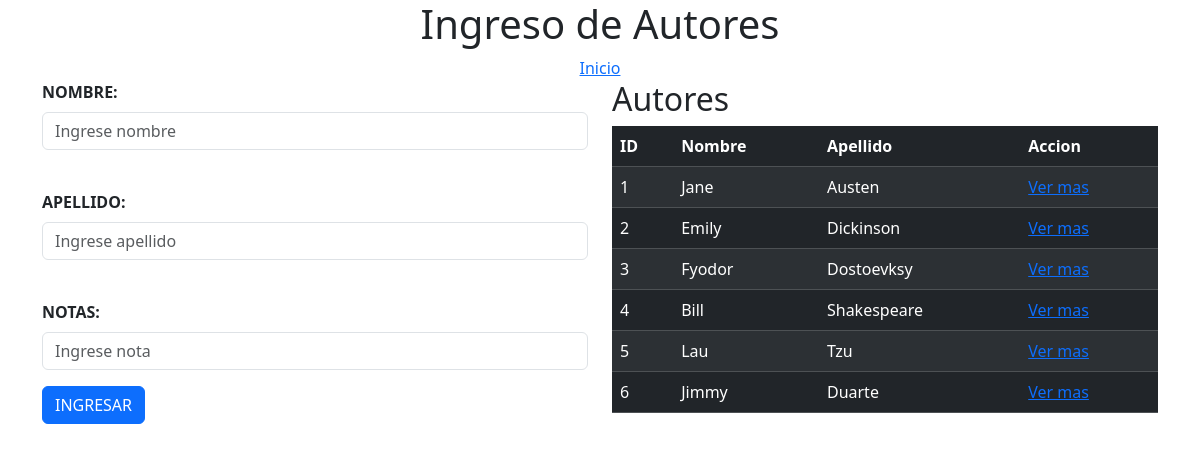
The app's page /autores with its own data.
### books_authors_app/models.py (models this page shows, shortened)
class Author(models.Model):
    first_name = models.CharField(max_length=255)
    last_name = models.CharField(max_length=255)
    notas = models.TextField(max_length=255)
    books = models.ManyToManyField(Book, related_name="authors")
    created_at = models.DateTimeField(auto_now_add=True)
    updated_at = models.DateTimeField(auto_now=True)

### books_authors_app/views.py (the view)
# urls.py: path('autores', views.autor),
def autor(request):
    context = {
        'autor': Author.objects.all(),
    }
    return render(request, 'authors.html', context)

### books_authors_app/templates/authors.html (shortened to what this page needs)
<!DOCTYPE html>
<html lang="en">
<head>
    {% load static %}
    <link rel="stylesheet" href="{% static 'css/main.css' %}">
    {% load bootstrap5 %}
    {% bootstrap_css %}
</head>
<body>
    <h1 class="page-header text-center">Ingreso de Autores</h1>
    <div class="container">
        <div class="row">
        <a class="page-header text-center" href="/">Inicio</a>
            <div class="col">
                <form action= 'ingresar_autor' method="POST">
                    <div class="mb-3">
                        <label for="nombre-id" class ="form-label"><b>NOMBRE:</b></label>
                        <input type="text" class="form-control" placeholder="Ingrese nombre" id="nombre-id" name="first_name">
                    </div>
                    <br>
                    <div class="mb-3">
                        <label for="apellido-id" class ="form-label"><b>APELLIDO:</b></label>
                        <input type="text" class="form-control" placeholder="Ingrese apellido" id="apellido-id" name="last_name">
                    </div>
                    <br>
                    <div class="mb-3">
                        <label for="notas-id" class ="form-label"><b>NOTAS:</b></label>
                        <input type="text" class="form-control" placeholder="Ingrese nota" id="nota-id" name="notas">
                    </div>
                    <button type="submit" class="btn btn-primary">INGRESAR</button>
                </form>
            </div>
            <div class="col">
                <h2>Autores</h2>
                <table class="table table-dark table-striped table-hover table-responsive-sm table-responsive-md table-responsive-lg table-responsive-xl">
                    <thead>
                        <tr>
                            <th>ID</th>
                            <th>Nombre</th>
                            <th>Apellido</th>
                            <th>Accion</th>
                        </tr>
                    </thead>
                    <tbody>
                        {% for todo in autor %}
                        <tr>
                            <td>{{ todo.id }}</td>
                            <td>{{ todo.first_name }}</td>
                            <td>{{ todo.last_name }}</td>
                            <td><a href ="autor_info/{{ todo.id }}">Ver mas</a></td>
                        </tr>
                        {% endfor %}
                    </tbody>
                </table>
            </div>
        </div>
    </div>
</body>
</html>

### records on screen
Author: id "1", first_name "Jane", last_name "Austen"
Author: id "2", first_name "Emily", last_name "Dickinson"
Author: id "3", first_name "Fyodor", last_name "Dostoevksy"
Author: id "4", first_name "Bill", last_name "Shakespeare"
Author: id "5", first_name "Lau", last_name "Tzu"
Author: id "6", first_name "Jimmy", last_name "Duarte"
